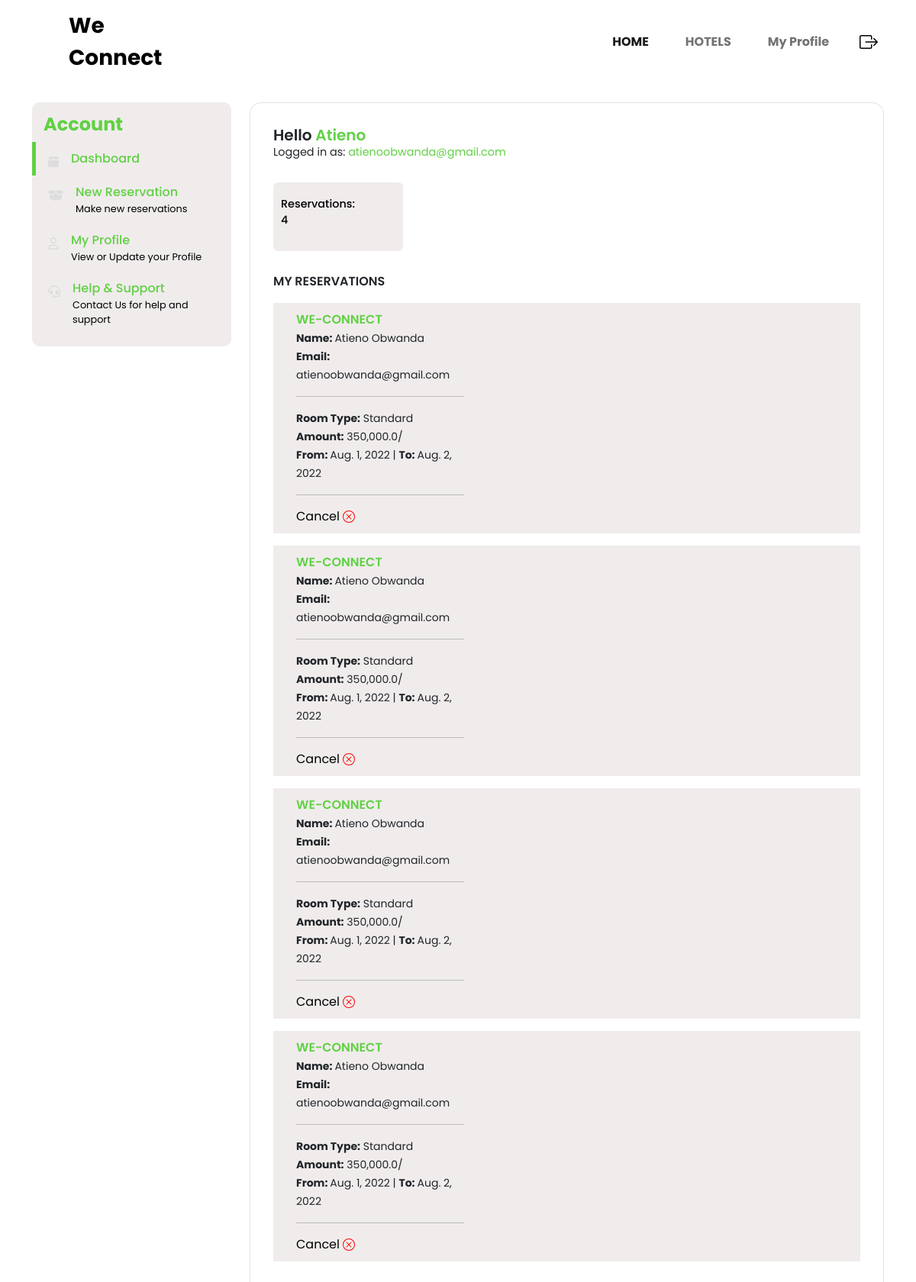
Before: /dashboard/user/ (signed in) with the older database file.
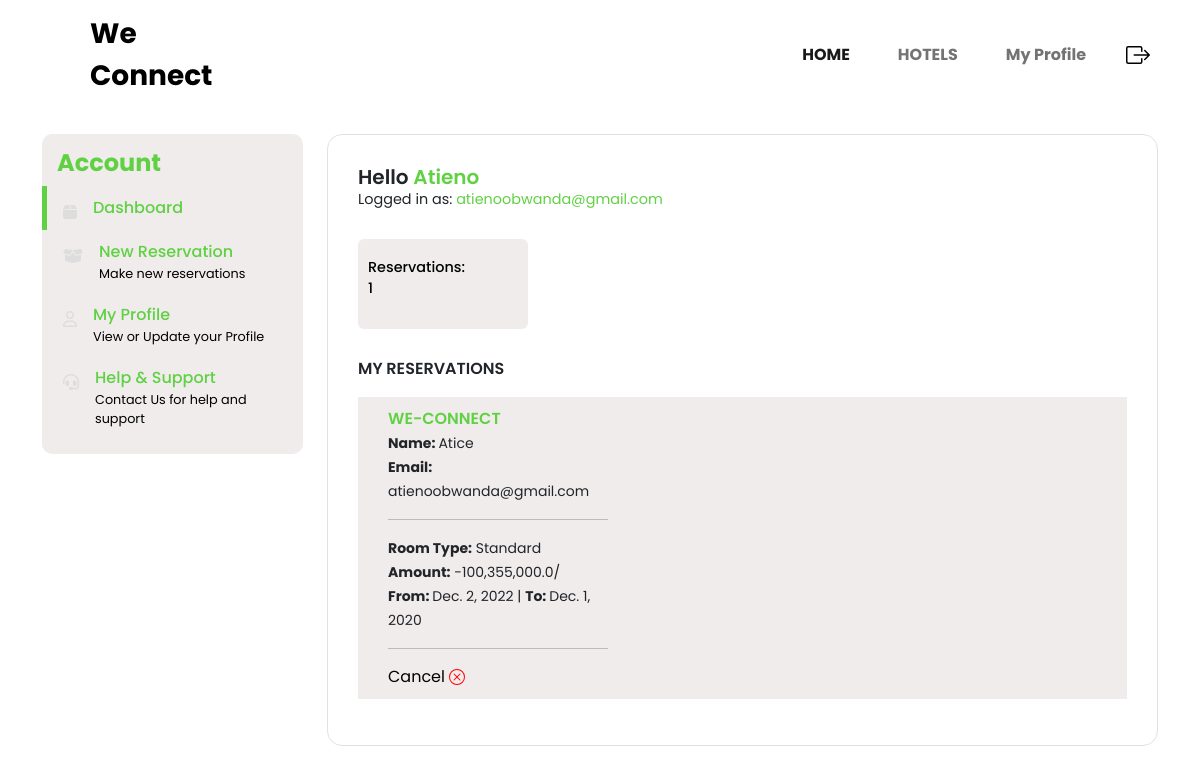
After: the same page with the newer database file.
### accounts/models.py (models this page shows)
class User(AbstractUser):
    is_owner = models.BooleanField(default=False)
    is_client = models.BooleanField(default=False)
    first_name = models.CharField(max_length=100)
    last_name = models.CharField(max_length=100)
    email=models.EmailField()

### app/models.py (models this page shows, shortened)
class Bookings(models.Model):
    hotel = models.ForeignKey(Hotel, on_delete=models.CASCADE)
    amount = models.ForeignKey(Room,  on_delete=models.CASCADE)
    user =  models.ManyToManyField(Client, related_name='userBookings')
    date = models.DateTimeField(auto_now_add=True)
    email=models.EmailField()
    fullName=models.CharField(max_length=100)
    phone = models.IntegerField(blank=True, null=True)
    check_in= models.DateTimeField()
    check_out = models.DateTimeField()

class Hotel (models.Model):
    hotel_name = models.CharField(max_length=100)
    description = models.TextField(blank= True)
    tagline = models.CharField(max_length=100)
    cover_image = models.ImageField(upload_to='images/')
    admin= models.ForeignKey(Owner,  on_delete=models.CASCADE)
    def __str__(self):
            return self.hotel_name

class Room (models.Model):
    ROOM_TYPE = (
        ('Standard', 'Standard'),
        ('Standard Twin', 'Standard Twin'),
        ('Deluxe', 'Deluxe'),
        ('Deluxe Twin', 'Deluxe Twin')
        )
    name = models.CharField(max_length=30, choices=ROOM_TYPE)
    tagline = models.CharField(max_length=100)
    rate = models.PositiveIntegerField(blank=True, null=True)
    image = models.ImageField(upload_to='images/')
    hotel= models.ForeignKey(Hotel,  on_delete=models.CASCADE)
    def __str__(self):
        return self.name

### dashboard/views.py (the view)
# urls.py: path('user/', views.clientDashboard, name='clientDashboard'),
def clientDashboard(request):
    currentUser = request.user.client
    activeBookings = Bookings.objects.filter(user=currentUser.pk).all()
    books = list(activeBookings)
    amounts = []
    for book in books:
        day_in = int(book.check_in.strftime("%Y%m%d%H%M%S"))
        day_out = int(book.check_out.strftime("%Y%m%d%H%M%S"))
        days=((day_out-day_in)/1000000)
        total_amount=(book.amount.rate*days)
        amounts.append(total_amount)
    mylist = zip(activeBookings, amounts)
    return render(request, 'client.html', {'activeBookings': activeBookings ,'mylist':mylist})

### dashboard/templates/client.html (shortened to what this page needs)
{% extends "base.html" %}
{% load humanize %}
{% load static %}
{% block content %}
<!DOCTYPE html>
<html lang="en">
  <head>
 <link rel="stylesheet" href="https://cdnjs.cloudflare.com/ajax/libs/font-awesome/6.1.1/css/all.min.css" />
 <link rel="stylesheet" href="https://cdnjs.cloudflare.com/ajax/libs/font-awesome/6.1.1/css/brands.min.css" />
 <link rel="stylesheet" href="https://cdnjs.cloudflare.com/ajax/libs/font-awesome/6.1.1/css/fontawesome.min.css" />
 <link rel="stylesheet" href="https://cdnjs.cloudflare.com/ajax/libs/font-awesome/6.1.1/css/solid.min.css" />
    <link href="https://cdn.jsdelivr.net/npm/bootstrap@5.0.2/dist/css/bootstrap.min.css" rel="stylesheet">
    <link href="https://cdnjs.cloudflare.com/ajax/libs/font-awesome/4.7.0/css/font-awesome.min.css" rel="stylesheet">
    <link rel="stylesheet" type="text/css" href="{% static 'css/userDashboard.css' %}">
</head>
  <body>
    <div class="container mt-4">
        <div class="row">
            <div class="col-lg-3 my-lg-0 my-md-1">
                <div id="sidebar" class=" bg-light bg-purple">
                    <div class="h4 text" style="color:#60D143; font-weight: bold;">Account</div>
                    <ul>
                        <li class="active">
                            <a href="{% url 'clientDashboard' %}" class="text-decoration-none d-flex align-items-start">
                                <div class="fas fa-box pt-2 me-3"></div>
                                <div class="d-flex flex-column">
                                    <div class="link">Dashboard</div>
                                </div>
                            </a>
                        </li>
                        <li>
                            <a href="{% url 'hotels' %}" class="text-decoration-none d-flex align-items-start">
                                <div class="fas fa-box-open pt-2 me-3"></div>
                                <div class="d-flex flex-column">
                                    <div class="link">New Reservation</div>
                                    <div class="link-desc">Make new reservations</div>
                                </div>
                            </a>
                        </li>
                        <li>
                            <a href="{% url 'profile' %}" class="text-decoration-none d-flex align-items-start">
                                <div class="far fa-user pt-2 me-3"></div>
                                <div class="d-flex flex-column">
                                    <div class="link">My Profile</div>
                                    <div class="link-desc">View or Update your Profile</div>
                                </div>
                            </a>
                        </li>
                        <li>
                            <a href="#" class="text-decoration-none d-flex align-items-start">
                                <div class="fas fa-headset pt-2 me-3"></div>
                                <div class="d-flex flex-column">
                                    <div class="link">Help & Support</div>
                                    <div class="link-desc">Contact Us for help and support</div>
                                </div>
                            </a>
                        </li>
                    </ul>
                </div>
            </div>
            <div class="col-lg-9 my-lg-0 my-1">
                <div id="main-content" class="bg-white border">
                    <div class="d-flex flex-column">
                        <div class="h5">Hello <span style="color:#60D143">{{user.username}}</span></div>
                        <div>Logged in as: <span style="color:#60D143">{{user.email}}</span></div>
                    </div>
                    <div class="d-flex my-4 flex-wrap">
                        <div class="box me-4 my-1 bg-light">
                            <div class="d-flex align-items-center mt-2">
                                {% if activeBookings %}
                                <div class="tag">Reservations: <br>{{activeBookings|length}}</div>
                                {% else %}
                                <div class="tag">Reservations:<br> 0</div>
                                {% endif %}
                            </div>
                        </div>
                    </div>
                    <div class="text-uppercase">My Reservations</div>
                    {% if activeBookings %}
                     {% for activeBooking, amount in mylist %}
                    <div class="order my-3 bg-light">
                        <div class="row">
                            <div class="col-lg-4">
                                <div class="d-flex flex-column justify-content-between order-summary">
                                    <div class="d-flex align-items-center">
                                        <div class="text-uppercase" style="color:#60D143">{{activeBooking.hotel}}</div>
                                    </div>
                                    <div class="fs-8"><small><span style="font-weight: bold;">Name: </span>{{activeBooking.fullName}}</small></div>
                                    <div class="fs-8"><small><span style="font-weight: bold;">Email: </span> {{activeBooking.email}}</small></div>
                                    <hr/>
                                    <div class="fs-8"><small><span style="font-weight: bold;">Room Type:</span> {{activeBooking.amount}}</small></div>
                                    <div class="fs-8"><small><span style="font-weight: bold;">Amount:</span> {{amount|intcomma}}/
                                    </small></div>
                                    <div class="fs-8"><small><span style="font-weight: bold;">From: </span> {{activeBooking.check_in |date}} | <span style="font-weight: bold;">To: </span>{{activeBooking.check_out |date}}</small></div>
                                      <hr/>
                                    <form method="POST" action="{% url 'delBooking' activeBooking.pk %}">
                                        <button style="background-color: transparent; border: none; box-shadow: none;" type="submit">
                                          Cancel
                                      </form>
                                </div>
                            </div>
                            </div>
                            </div>
                         {% endfor %}
                    {% endif %}
                </div>
            </div>
        </div>
    </div>
{% endblock content %}

### app/templates/base.html (shortened to what this page needs)
{% load static %}
<!DOCTYPE html>
<html lang="en">
  <head>
    <link href="https://cdn.jsdelivr.net/npm/bootstrap@5.0.2/dist/css/bootstrap.min.css" rel="stylesheet">
    <link href="https://cdnjs.cloudflare.com/ajax/libs/font-awesome/4.7.0/css/font-awesome.min.css" rel="stylesheet">
<link rel="stylesheet" type="text/css" href="{% static 'css/base.css' %}">
<link rel="stylesheet" type="text/css" href="{% static 'css/main.css' %}">
</head>
<body>
<div class="container navBox" >
  <nav class="navbar navbar-expand-lg navbar-light"  *ngIf="nav.visible">
      <div class="container-fluid pe-lg-2 p-0">
          <a class="navbar-brand fw-bold fs-3" href="{% url 'home' %}" style="color:#000;">
            We
            <span><br>Connect</span>
        </a>
          <div class="collapse navbar-collapse" id="navbarSupportedContent">
              <ul class="navbar-nav ms-auto mb-2 mb-lg-0">
                  <li class="nav-item">
                      <a class="nav-link pe-3 me-4 fw-bold active" aria-current="page" href="{% url 'home' %}">HOME</a>
                  </li>
                  <li class="nav-item">
                      <a class="nav-link pe-3 me-4 fw-bold" href="{% url 'hotel' %}">HOTELS</a>
                  </li>
                  {% if user.is_authenticated %}
                  <li class="nav-item">
                      <a class="nav-link pe-3 me-4 fw-bold" href="{% url 'profile' %}">My Profile</a>
                  </li>
              </ul>
              <a class="navbar-logo ml-2" href="{% url 'logout' %}" class="text-center" style="color:black;">
              </a>
            </div>
    {% endif %}
          </div>
      </div>
{% block content %}
{% endblock %}
</body>
  </html>

### app/static/css/base.css (style rules this page uses)
* { padding: 0; margin: 0; box-sizing: border-box; font-family: Newyork; }
.navbar .navbar-nav .nav-item .active { color: #60D143; }
.navbar .navbar-nav .nav-item { color: black; }

### app/static/css/main.css (style rules this page uses)
html, body, header, .view { height: 80vh; }
body { background: #fff; color: #333333; }

### app/static/css/userDashboard.css (style rules this page uses)
* { padding: 0; margin: 0; box-sizing: border-box; font-family: 'Poppins', sans-serif; }
#sidebar { padding: 15px 0px 15px 0px; border-radius: 10px; }
#sidebar .h4 { font-weight: 500; padding-left: 15px; }
#sidebar ul { list-style: none; margin: 0; padding-left: 0rem; }
#sidebar ul li { padding: 10px 0; display: block; padding-left: 1rem; padding-right: 1rem; border-left: 5px solid transparent; }
#sidebar ul li.active { border-left: 5px solid #60D143; }
#sidebar ul li a { display: block; }
#sidebar ul li a .fas, #sidebar ul li a .far { color: #ddd; }
#sidebar ul li a .link { color: #60D143; font-weight: 500; }
#sidebar ul li a .link-desc { font-size: 0.8rem; color: #000; }
#main-content { padding: 30px; border-radius: 15px; }
#main-content .h5, #main-content .text-uppercase { font-weight: 600; margin-bottom: 0; }
#main-content .h5+div { font-size: 0.9rem; }
#main-content .box { padding: 10px; border-radius: 6px; width: 170px; height: 90px; }
#main-content .box .tag { font-size: 0.9rem; color: #000; font-weight: 500; }
.order { padding: 10px 30px; min-height: 150px; }
.bg-light { background-color: #f0ecec !important; }

Changed rows visible on the page:
removed Bookings: hotel "WE-CONNECT", fullName "Atieno Obwanda", email "atienoobwanda@gmail.com", amount "Standard", amount "350,000.0", check_in "Aug. 1, 2022", check_out "Aug. 2, 2022"
removed Bookings: hotel "WE-CONNECT", fullName "Atieno Obwanda", email "atienoobwanda@gmail.com", amount "Standard", amount "350,000.0", check_in "Aug. 1, 2022", check_out "Aug. 2, 2022"
removed Bookings: hotel "WE-CONNECT", fullName "Atieno Obwanda", email "atienoobwanda@gmail.com", amount "Standard", amount "350,000.0", check_in "Aug. 1, 2022", check_out "Aug. 2, 2022"
removed Bookings: hotel "WE-CONNECT", fullName "Atieno Obwanda", email "atienoobwanda@gmail.com", amount "Standard", amount "350,000.0", check_in "Aug. 1, 2022", check_out "Aug. 2, 2022"
added Bookings: hotel "WE-CONNECT", fullName "Atice", email "atienoobwanda@gmail.com", amount "Standard", amount "-100,355,000.0", check_in "Dec. 2, 2022", check_out "Dec. 1, 2020"
Other visible differences:
{{ activeBookings|length }}: "4" → "1"
